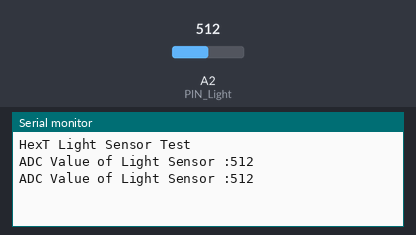
A sketch run on a simulated Arduino Uno, built with avr-gcc and run on an emulated ATmega328P. Parts: the last lines printed to the serial monitor. The inputs (shaded band) are chosen by the test bench; at power-on: A2 (PIN_Light) = 512.

Above: at 1.8 s.
1.9 s: A2 (PIN_Light) set to 716
At 2.8 s:
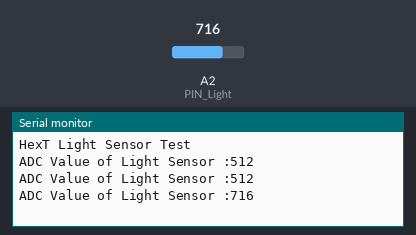
3.4 s: A2 (PIN_Light) set to 900
At 4.7 s:
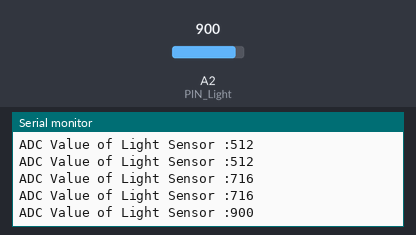
Timing chart, 0 to 6.4 s (numbered marks = the images above; inputs shaded):
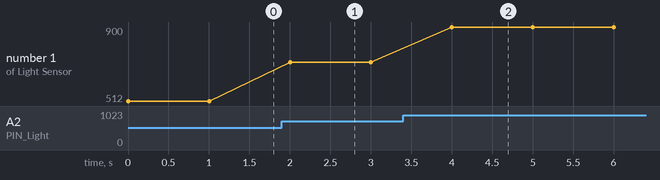

The sketch:

6.ex_Light_UNO_.ino
```cpp
// (licence header left out)
int ADC_PORT_Light = 0;
int PIN_Light = 2;

void setup()
{
  Serial.begin(115200);
  Serial.println();
  Serial.println("HexT Light Sensor Test");
}

void loop()
{
  int ValADC = analogRead(PIN_Light);
  Serial.print("ADC Value of Light Sensor :");
  Serial.println(ValADC);
  delay(1000);
}
```

Measured:
- after the input at 1.9 s, the serial monitor: prints a new line after 0.10 s (image 1)
- after the input at 3.4 s, the serial monitor: prints a new line after 0.60 s (image 2)
- plotted number 1: 512 → 716 after the input at 1.9 s, 716 → 900 after the input at 3.4 s
